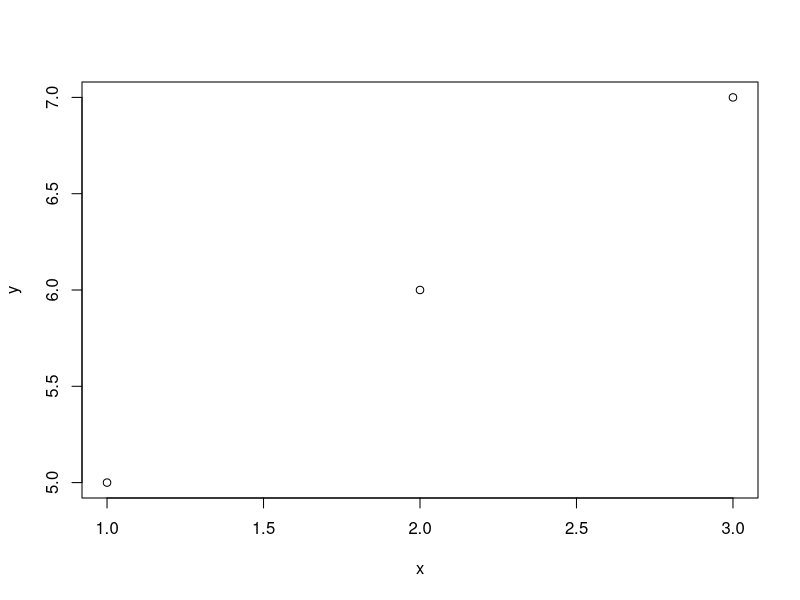

Write R code to recreate this figure.
## ---- chunk 1
x= c(1,2,3)
print(x)
## ---- chunk 2
x = c(1,2,3)
y=c(5,6,7)
plot(x,y)
## ---- chunk 3
mean(y)
